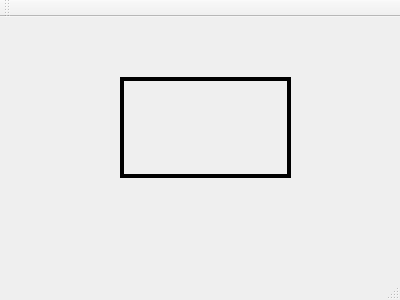
<?xml version="1.0" encoding="UTF-8"?>
<ui version="4.0">
 <class>MainWindow</class>
 <widget class="QMainWindow" name="MainWindow">
  <property name="geometry">
   <rect>
    <x>0</x>
    <y>0</y>
    <width>400</width>
    <height>300</height>
   </rect>
  </property>
  <property name="windowTitle">
   <string>MainWindow</string>
  </property>
  <widget class="QWidget" name="centralWidget">
   <widget class="QLabel" name="displayLbl">
    <property name="geometry">
     <rect>
      <x>120</x>
      <y>60</y>
      <width>171</width>
      <height>101</height>
     </rect>
    </property>
    <property name="frameShape">
     <enum>QFrame::Box</enum>
    </property>
    <property name="lineWidth">
     <number>4</number>
    </property>
    <property name="text">
     <string/>
    </property>
   </widget>
  </widget>
  <widget class="QMenuBar" name="menuBar">
   <property name="geometry">
    <rect>
     <x>0</x>
     <y>0</y>
     <width>400</width>
     <height>22</height>
    </rect>
   </property>
  </widget>
  <widget class="QToolBar" name="mainToolBar">
   <attribute name="toolBarArea">
    <enum>TopToolBarArea</enum>
   </attribute>
   <attribute name="toolBarBreak">
    <bool>false</bool>
   </attribute>
  </widget>
  <widget class="QStatusBar" name="statusBar"/>
 </widget>
 <layoutdefault spacing="6" margin="11"/>
 <resources/>
 <connections/>
</ui>
